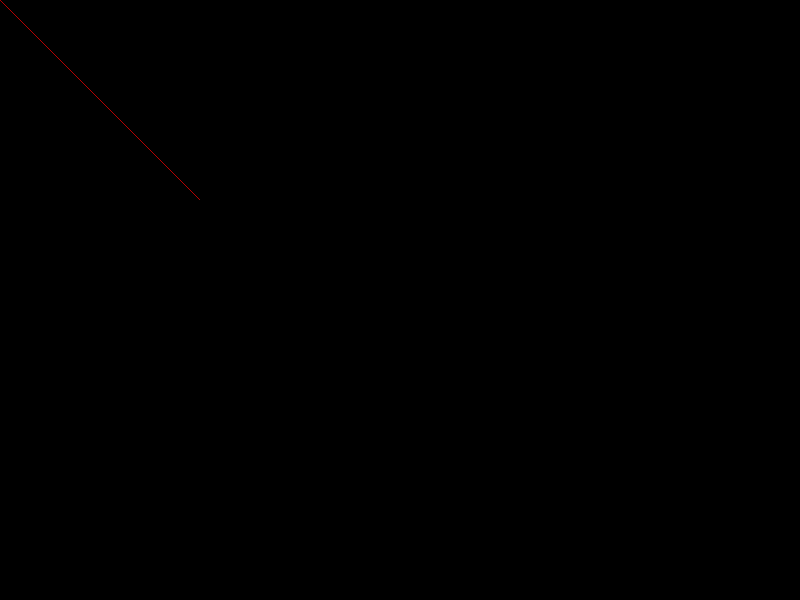
Frame 1 (no input)
Frame 60 (the mouse pressed at the canvas centre just before this capture): identical to frame 1, image omitted
Frame 120 (the mouse held since frame 60 and released just before this capture): identical to frame 1, image omitted

The Processing sketch that drew this single still picture (run headless with seeded random() and noise(); from frame 60 on, the mouse is pressed at the canvas centre):

// Processing sketch: test
// ── test.pde



void setup ()
{
  size (800,600);
}


void draw ()
{
  background (0);
  stroke(255,0,0);
  noFill();
  
  for (int i=0; i<200; i++)
    point(i,i);
  
}
